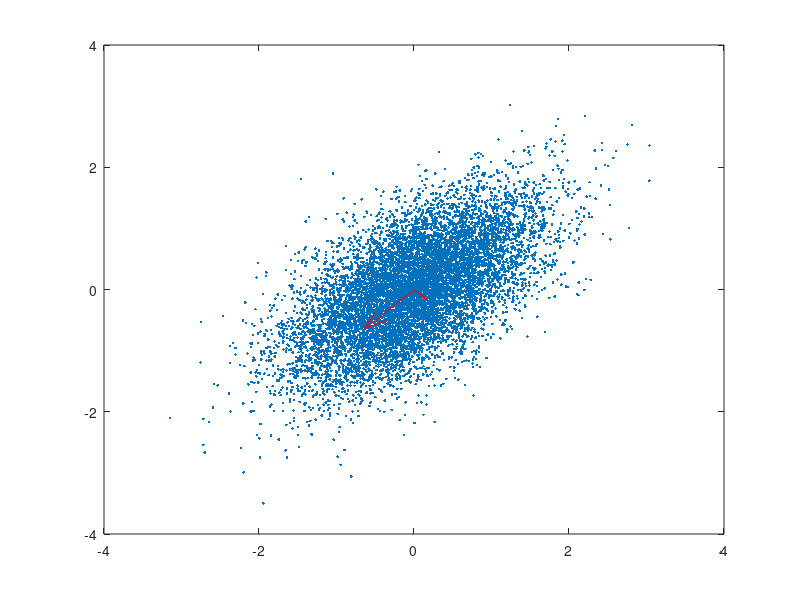

This figure's MATLAB source:
% show the SVD application in oriented energy

x=randn(10000,1);
y=0.5*randn(10000,1);
x2=0.7071*(x-y); % 45 degree
y2=0.7071*(x+y); % 45 degree
clear x;
clear y;
[U,S,V]=svd([x2,y2],0);
plot(x2,y2,'.');
hold on;
L1=S(1)^2/10000;
L2=S(4)^2/10000;
h=quiver(0,0,L1*V(1,1),L1*V(2,1));
set(h,'color','red');
h=quiver(0,0,L2*V(1,2),L2*V(2,2));
set(h,'color','red');
